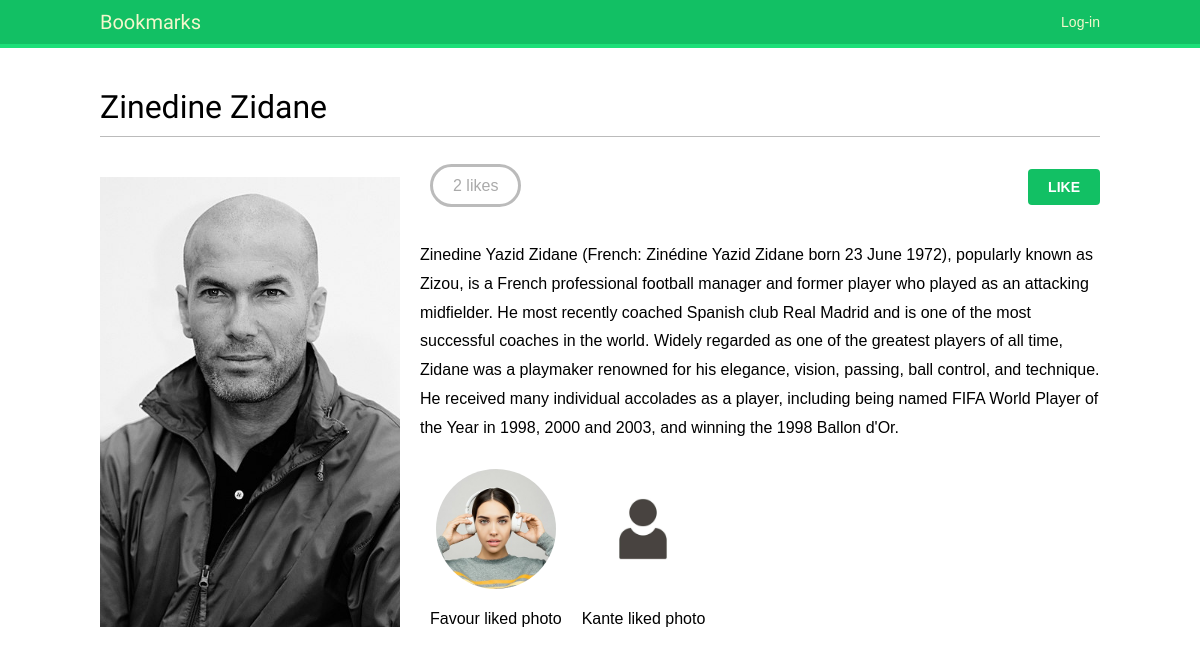
/images/detail/10/zinedine-zidane/, run on the app's committed database.
### images/models.py (models this page shows, shortened)
class Image(models.Model):
    user= models.ForeignKey(settings.AUTH_USER_MODEL, related_name='images_created', on_delete=models.CASCADE)
    title= models.TextField(max_length=200)
    slug= models.SlugField(max_length=200, blank=True)
    url= models.URLField(max_length=2000)
    image= models.ImageField(upload_to='images/%Y/%m/%d')
    description= models.TextField(blank=True)
    created= models.DateField(auto_now_add=True)
    users_like= models.ManyToManyField(settings.AUTH_USER_MODEL, related_name='images_liked', blank=True)
    class Meta:
        indexes= [
            models.Index(fields=['-created'],)
        ]
        ordering= ['-created']

### account/models.py (models this page shows, shortened)
class Profile(models.Model):
    user = models.OneToOneField(settings.AUTH_USER_MODEL,
                                on_delete=models.CASCADE)
    date_of_birth = models.DateField(blank=True, null=True)
    photo = models.ImageField(upload_to='user/%Y/%m/%d/', blank=True, default= "default.jpg")

### images/views.py (the view)
# urls.py: path('detail/<int:id>/<slug:slug>/', views.image_detail, name='detail'),
def image_detail(request, id, slug):
    image = get_object_or_404(Image, id=id, slug=slug)
    return render(request,
                  'images/image/detail.html',
                  {'section': 'images',
                   'image': image})

### images/templates/images/image/detail.html (shortened to what this page needs)
{% extends "base.html" %}
{% block content %}
  <h1>{{ image.title }}</h1>
  {% load thumbnail %}
  <a href="{{ image.image.url }}">
    <img src="{% thumbnail image.image 300x0 %}" class="image-detail">
  </a>
  {% with total_likes=image.users_like.count users_like=image.users_like.all %}
    <div class="image-info">
      <div>
        <span class="count">
          <span class="total">{{ total_likes }}</span>
          like{{ total_likes|pluralize }}
        </span>
        <a href="#" data-id="{{ image.id }}" data-action="{% if request.user in users_like %}un{% endif %}like"
    class="like button">
          {% if request.user not in users_like %}
            Like
          {% else %}
            Unlike
          {% endif %}
        </a>
      </div>
      {{ image.description|linebreaks }}
    </div>
    <div class="image-likes">
      {% for user in users_like %}
        <div>
          {% if user.profile.photo %}
            <img src="{{ user.profile.photo.url }}">
          {% endif %}
          <p>{{ user.first_name }} liked photo</p>
        </div>
      {% empty %}
        Nobody likes this image yet.
      {% endfor %}
    </div>
  {% endwith %}
{% endblock %}

### account/templates/base.html (shortened to what this page needs)
{% load static %}
<html lang="en">
<head>
    <link rel="stylesheet" href="{% static 'css/base.css' %}">
</head>
<body>
    <div id="header">
        <span class="logo">Bookmarks</span>
        <span class="user">
            {% if request.user.is_authenticated %}
                Hello {{ request.user.first_name|default:request.user.username }},
                <a href="{% url 'logout' %}">Logout</a>
            {% else %}
                <a href="{% url 'login' %}">Log-in</a>
            {% endif %}
        </span>
    </div>
    <div id="content">
        {% block content %}
        {% endblock %}
    </div>
</body>
</html>

### account/static/css/base.css (style rules this page uses)
body { margin: 0; padding: 0; font-family: helvetica, sans-serif; }
p { line-height: 1.8; }
a { color: #12c064; text-decoration: none; }
h1, h2, h3, h4, h5, h6 { font-family: "Muli", sans-serif; font-weight: normal; }
h1 { border-bottom: 1px solid #bbb; padding: 0 0 10px 0; margin: 10px 0 20px 0; }
#header { padding: 10px 100px; font-size: 14px; background: #12c064; color: #fff; border-bottom: 4px solid #1cdf78; overflow: auto; }
#header .logo { font-family: "Muli", sans-serif; float: left; color: #f3f7cc; font-size: 20px; margin-right: 10%; }
#header a { color: #f3f7cc; }
#header .user { float: right; padding-top: 4px; }
#content { padding: 30px 100px; }
input[type="submit"], a.button { font-weight: bold; background: #12c064; color: #fff; padding: 10px 20px; font-size: 14px; text-transform: uppercase; border-radius: 4px; }
.image-preview, .image-detail { max-width: 300px; float: left; margin: 0 20px 20px 0; }
.image-detail { margin-top: 20px; }
.image-info div { padding: 20px 0; overflow: auto; }
.count { color: #aaa; border: 3px solid #bbb; border-radius: 26px; padding: 10px 20px; margin: 20px 10px 0; }
a.like, a.follow { float: right; margin-top: -8px; }
.image-likes div { float: left; width: auto; padding: 10px; text-align: center; }
.image-likes img { width: 120px; height: 120px; border-radius: 50%; }

### data on the page
Image: title "Zinedine Zidane", image (picture), description "Zinedine Yazid Zidane (French: Zinédine Yazid Zidane born 23 June 1972), popularly known as Zizou, is a French professional football manager and former player who played as an attacking midfielder. He most recently coached Spanish club Real Madrid and is one of the most successful coaches in the world. Widely regarded as one of the greatest players of all time, Zidane was a playmaker renowned for his elegance, vision, passing, ball control, and technique. He received many individual accolades as a player, including being named FIFA World Player of the Year in 1998, 2000 and 2003, and winning the 1998 Ballon d'Or."

### other printed values
{{ total_likes }} "2"
{{ user.first_name }} "Favour"
{{ user.first_name }} "Kante"
